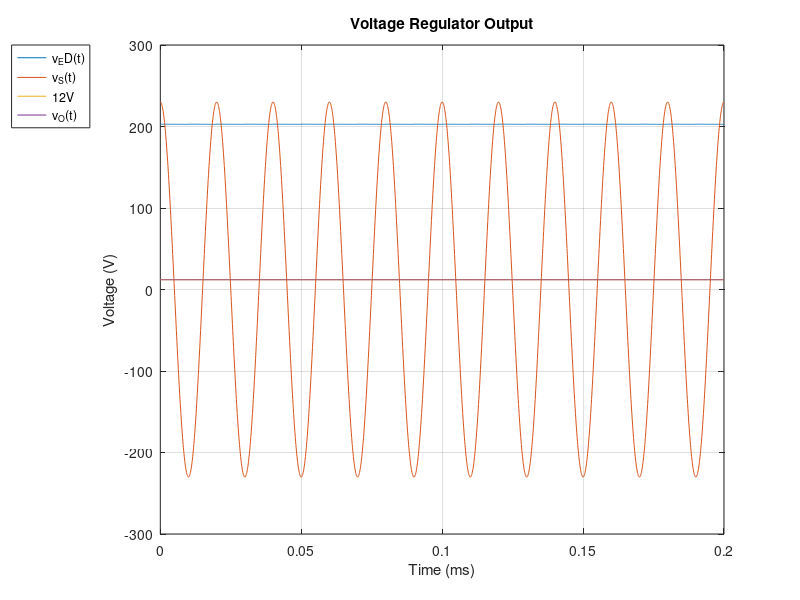
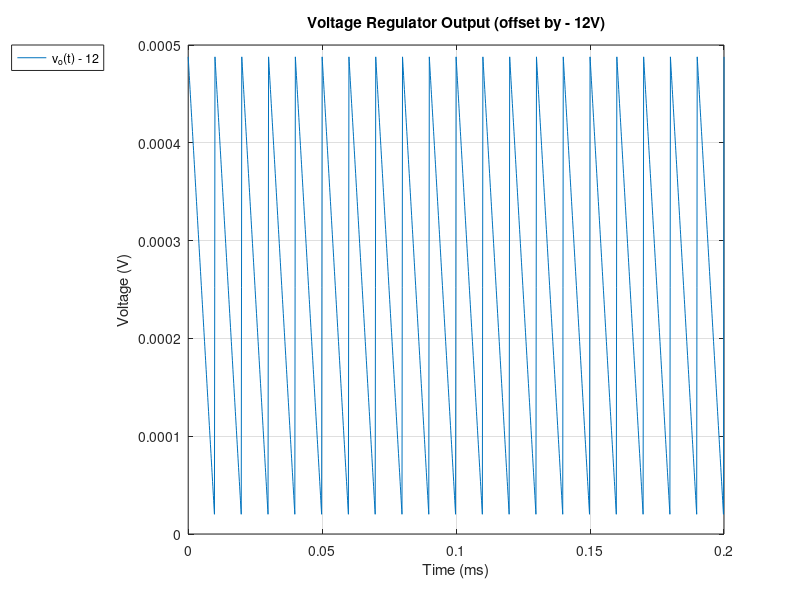
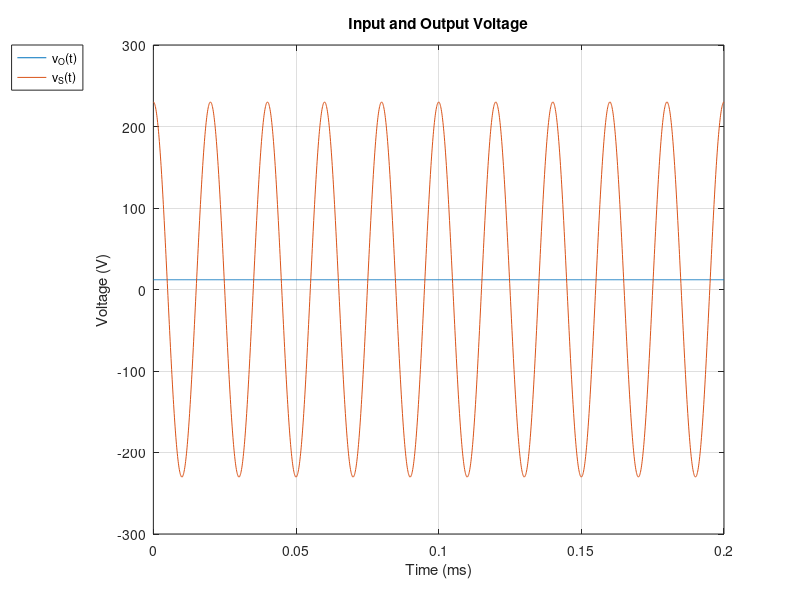

Write MATLAB code to recreate these figures, in order.
close all
clear all
format long


%%-------------------------------------------------------------------------
%%Envelope Detector
%%-------------------------------------------------------------------------
nt = (1/1.134)
R1 = 100e3;
R2 = 50e3;
C1 = 100e-6;
v_amp = 230*nt
t_off = (1/(100*pi))*atan(1/(100*pi*R1*C1))
numb = 20

function y = v_o(t, t_off, v_amp)
R1 = 100e3;
C1 = 100e-6;
np = floor(t/0.01);
y1 = abs(v_amp*cos(100*pi*t));
y2 = v_amp*cos(200*pi*(t_off+np*0.01))*exp(-(t-(t_off+np*0.01))/(R1*C1));
if (y1 > y2)
y = y1;
else
y = y2;
endif
endfunction

t = 0:1e-4:0.01*numb;
ed = [];
for j = 1:1:size(t,2)
ed = horzcat(ed, v_o(t(1, j), t_off, v_amp));
endfor

%%-------------------------------------------------------------------------
%%Voltage Regulator
%%-------------------------------------------------------------------------


function y = r(v, v_o)
R2 = 50e3;
Is = 1e-14;
Vt = 0.025;
n = 18;
f = v + R2*Is*(exp(v/(n*Vt))-1)-v_o;
df = 1 + ((R2*Is)/(n*Vt))*exp(v/(n*Vt));
y = f/df;
endfunction


function y = nr(v_o)
nr_m = 18;
nr_n = nr_m - r(nr_m, v_o);
while (abs(nr_m - nr_n) > 1e-8)
nr_m = nr_n;
nr_n = nr_m - r(nr_m, v_o);
endwhile
y = nr_n;
endfunction

v = 0;
vr=[];
for j=1:1:size(t,2)
vo = v_o(t(1,j), t_off, v_amp);
vr = horzcat(vr, nr(vo)); 	
disp(j)
endfor

sum = 0;
for j=1:1:size(vr, 2)
sum = sum + vr(1, j);
endfor
average = sum/size(vr, 2);

offset = average - 12
ripple = max(vr) - min(vr)
merit = 1/((2.2 + R1/1000 + R2/1000 + C1*1000000)*(ripple + abs(offset) + 1e-6))

table_end = '\\ \hline';

filename = "output.tex";
fid = fopen(filename, "w");
fprintf(fid, "\\begin{tabular}{|c|c|}\n");
fprintf(fid, "\\hline\n");
fprintf(fid, "Average (v4) - 12 & %f %s\n", offset, table_end);
fprintf(fid, "\\hline\n");
fprintf(fid, "Ripple  & %f %s\n", ripple, table_end);
fprintf(fid, "\\hline\n");
fprintf(fid, "Merit figure & %f %s\n", merit, table_end);
fprintf(fid, "\\end{tabular}\n");
fclose(fid);

vr12 = [];
for j=1:1:size(vr, 2)
vr12 = horzcat(vr12, vr(1, j) - 12);
endfor

hf = figure();
plot(t, ed);
hold on;
plot(t, 230*cos(100*pi*t));
hold on;
plot([0, 0.01*numb], [12, 12]);
hold on;
plot(t, vr)
grid on;
xlabel("Time (ms)");
ylabel("Voltage (V)");
title("Voltage Regulator Output");
legend("v_ED(t)", "v_S(t)", "12V", "v_O(t)", "location", "northwestoutside");
print(hf, "ed+vr_th.pdf");

hg = figure();
plot(t, vr12);
grid on;
xlabel("Time (ms)");
ylabel("Voltage (V)");
title("Voltage Regulator Output (offset by - 12V)");
legend("v_o(t) - 12", "location", "northwestoutside");
print(hg, "vo_th.pdf");

hi = figure();
plot(t, vr);
hold on;
plot(t, 230*cos(100*pi*t));
grid on;
xlabel("Time (ms)");
ylabel("Voltage (V)");
title("Input and Output Voltage");
legend("v_O(t)", "v_S(t)","location", "northwestoutside");
print(hi, "converter_th.pdf");
